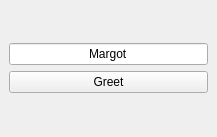
<?xml version="1.0" encoding="UTF-8"?>
<ui version="4.0">
 <class>MainWindow</class>
 <widget class="QMainWindow" name="MainWindow">
  <property name="geometry">
   <rect>
    <x>0</x>
    <y>0</y>
    <width>217</width>
    <height>137</height>
   </rect>
  </property>
  <property name="windowTitle">
   <string>Greeter</string>
  </property>
  <widget class="QWidget" name="centralwidget">
   <layout class="QVBoxLayout" name="verticalLayout">
    <item>
     <spacer name="verticalSpacer">
      <property name="orientation">
       <enum>Qt::Vertical</enum>
      </property>
      <property name="sizeHint" stdset="0">
       <size>
        <width>20</width>
        <height>40</height>
       </size>
      </property>
     </spacer>
    </item>
    <item>
     <widget class="QLineEdit" name="nameEdit">
      <property name="text">
       <string>Margot</string>
      </property>
      <property name="alignment">
       <set>Qt::AlignCenter</set>
      </property>
      <property name="placeholderText">
       <string/>
      </property>
     </widget>
    </item>
    <item>
     <widget class="QPushButton" name="greetButton">
      <property name="text">
       <string>Greet</string>
      </property>
     </widget>
    </item>
    <item>
     <spacer name="verticalSpacer_2">
      <property name="orientation">
       <enum>Qt::Vertical</enum>
      </property>
      <property name="sizeHint" stdset="0">
       <size>
        <width>20</width>
        <height>40</height>
       </size>
      </property>
     </spacer>
    </item>
   </layout>
  </widget>
 </widget>
 <resources/>
 <connections/>
</ui>
